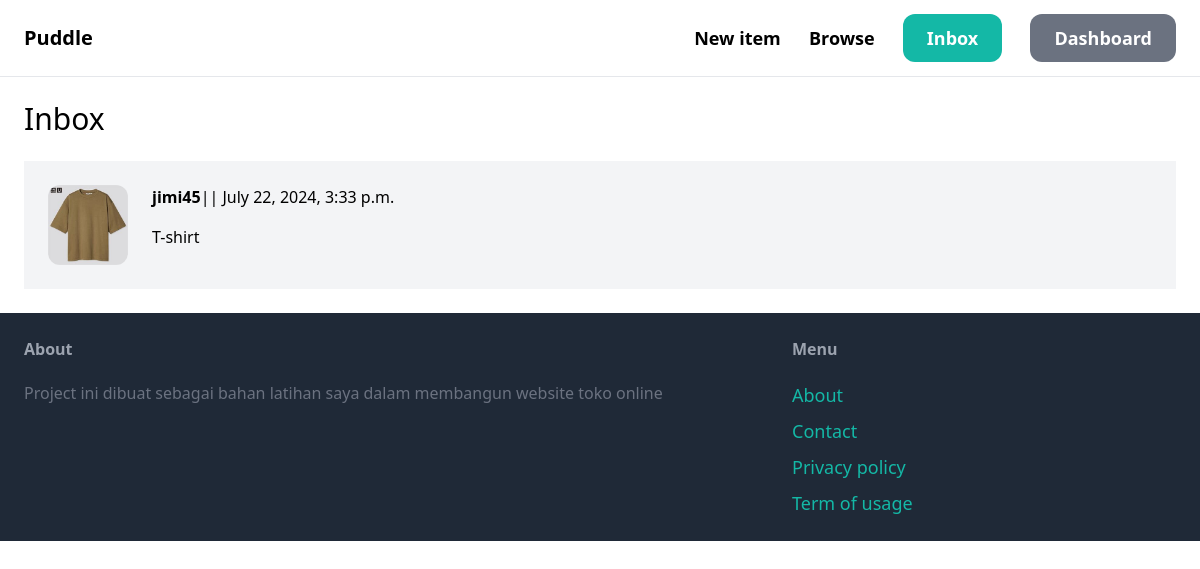
Screenshot of /inbox/ (signed in) with the database file from the repository.
### conversation/models.py (models this page shows)
class Conversation(models.Model):
    item = models.ForeignKey(Item, related_name="conversations", on_delete =models.CASCADE)
    members = models.ManyToManyField(User, related_name="conversations")
    created_at = models.DateTimeField(auto_now_add=True)
    modified_at  = models.DateTimeField(auto_now=True)
    class Meta:
        ordering =("-modified_at",)

### item/models.py (models this page shows, shortened)
class Item(models.Model):
    category = models.ForeignKey(Category, related_name="items", on_delete=models.CASCADE)
    name = models.TextField(blank=True, null=True)
    description = models.TextField(blank=True, null=True)
    price = models.FloatField()
    image = models.ImageField(upload_to="item_images", blank=True, null=True)
    is_sold = models.BooleanField(default=False)
    created_by = models.ForeignKey(User, related_name="item", on_delete=models.CASCADE)
    created_at = models.DateTimeField(auto_now_add=True)

### conversation/views.py (the view)
# urls.py: path("",views.inbox, name="inbox"),
@login_required
def inbox(request):
    conversations = Conversation.objects.filter(members__in=[request.user.id])
    return render(request, "conversation/inbox.html",{
        "conversations"  : conversations
    })

### conversation/templates/conversation/inbox.html (shortened to what this page needs)
{% extends 'core/base.html' %}
{%block content%}
<h1 class="mb-6 text-3xl">Inbox</h1>
<div class="space-y-6">
    {%for conversation in conversations%}
        <a href="{% url 'conversation:detail' conversation.id %}">
            <div class="p-6 flex bg-gray-100 roundex-xl">
                <div class="pr-6">
                    <img src="{{conversation.item.image.url}}" class="w-20 rounded-xl">
                </div>
                <div>
                    {% for member in conversation.members.all %}
                        {%if member != request.user %}
                            <p class="mb-4"><strong>{{member.username}}</strong>|| {{conversation.modified_at}}</p>
                            <p>{{conversation.item.name}}</p>
                        {%endif%}
                    {%endfor%}
                </div>
            </div>
        </a>
    {%endfor%}
</div>
{%endblock%}

### rows the page displays
Conversation: item.image (picture), modified_at "July 22, 2024, 3:33 p.m.", item.name "T-shirt"

### other values shown
{{ member.username }} "jimi45"
